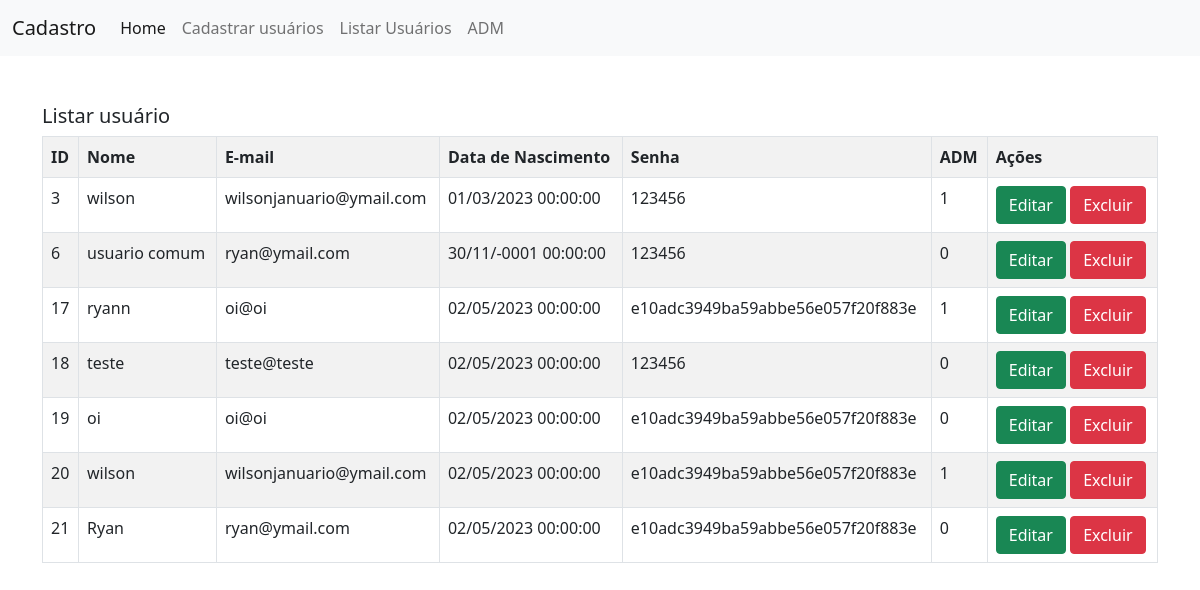
/view/tela_Usuario.php?page=listar, run on the app's committed database.
### tables this page shows
CREATE TABLE `usuarios` (
  `id` int(11) UNSIGNED NOT NULL,
  `nome` varchar(220) NOT NULL,
  `email` varchar(220) NOT NULL,
  `senha` varchar(220) NOT NULL,
  `data_nasc` date NOT NULL,
  `adm` int(1) NOT NULL
);

### model/listar_usuario.php (the view)
<h5>Listar usuário</h5>
<?php
include_once '../dao/config.php';
$sql = "SELECT * FROM usuarios";
$res = $conn->query($sql);
$qtd = $res->num_rows;
if($qtd > 0){
    print "<table class='table table-hover table-striped table-bordered'>";
    print "<tr>";
        print "<th>ID</th>";
        print "<th>Nome</th>";
        print "<th>E-mail</th>";
        print "<th>Data de Nascimento</th>";
        print "<th>Senha</th>";
        print "<th>ADM</th>";
        print "<th>Ações</th>";
        print "</tr>";
    while($row = $res->fetch_object()){
        print "<tr>";
        print "<td>".$row->id."</td>";
        print  "<td>".$row->nome."</td>";
        print  "<td>".$row->email."</td>";
        $data_nascs = $row->data_nasc;
        $data_nasc = (new DateTime($data_nascs))->format('d/m/Y H:i:s');
                   print  "<td>".$data_nasc."</td>";
        print  "<td>".$row->senha."</td>";
        print  "<td>".$row->adm."</td>";
        print "<td>
                    <button onclick=\"location.href='?page=editar&id=".$row->id."';\"
                     class='btn btn-success'>Editar</button>
                    <button onclick=\"if(confirm ('Tem certeza que deseja excluir?')){
                        location.href='?page=salvar&acao=excluir&id=".$row->id."';
                    }else{false}\"
                    class='btn btn-danger'>Excluir</button>
                </td>";
        print "</tr>";
    }
    print "</table>";
    }else{
        print "<p class= 'alert alert-danger'>Não foi encontrado resultados!</p>";
    }
?>

### data on the page
usuarios: id "3", nome "wilson", email "wilsonjanuario@ymail.com", data_nasc "01/03/2023 00:00:00", senha "123456", adm "1"
usuarios: id "6", nome "usuario comum", email "ryan@ymail.com", data_nasc "30/11/-0001 00:00:00", senha "123456", adm "0"
usuarios: id "17", nome "ryann", email "oi@oi", data_nasc "02/05/2023 00:00:00", senha "e10adc3949ba59abbe56e057f20f883e", adm "1"
usuarios: id "18", nome "teste", email "teste@teste", data_nasc "02/05/2023 00:00:00", senha "123456", adm "0"
usuarios: id "19", nome "oi", email "oi@oi", data_nasc "02/05/2023 00:00:00", senha "e10adc3949ba59abbe56e057f20f883e", adm "0"
usuarios: id "20", nome "wilson", email "wilsonjanuario@ymail.com", data_nasc "02/05/2023 00:00:00", senha "e10adc3949ba59abbe56e057f20f883e", adm "1"
usuarios: id "21", nome "Ryan", email "ryan@ymail.com", data_nasc "02/05/2023 00:00:00", senha "e10adc3949ba59abbe56e057f20f883e", adm "0"
